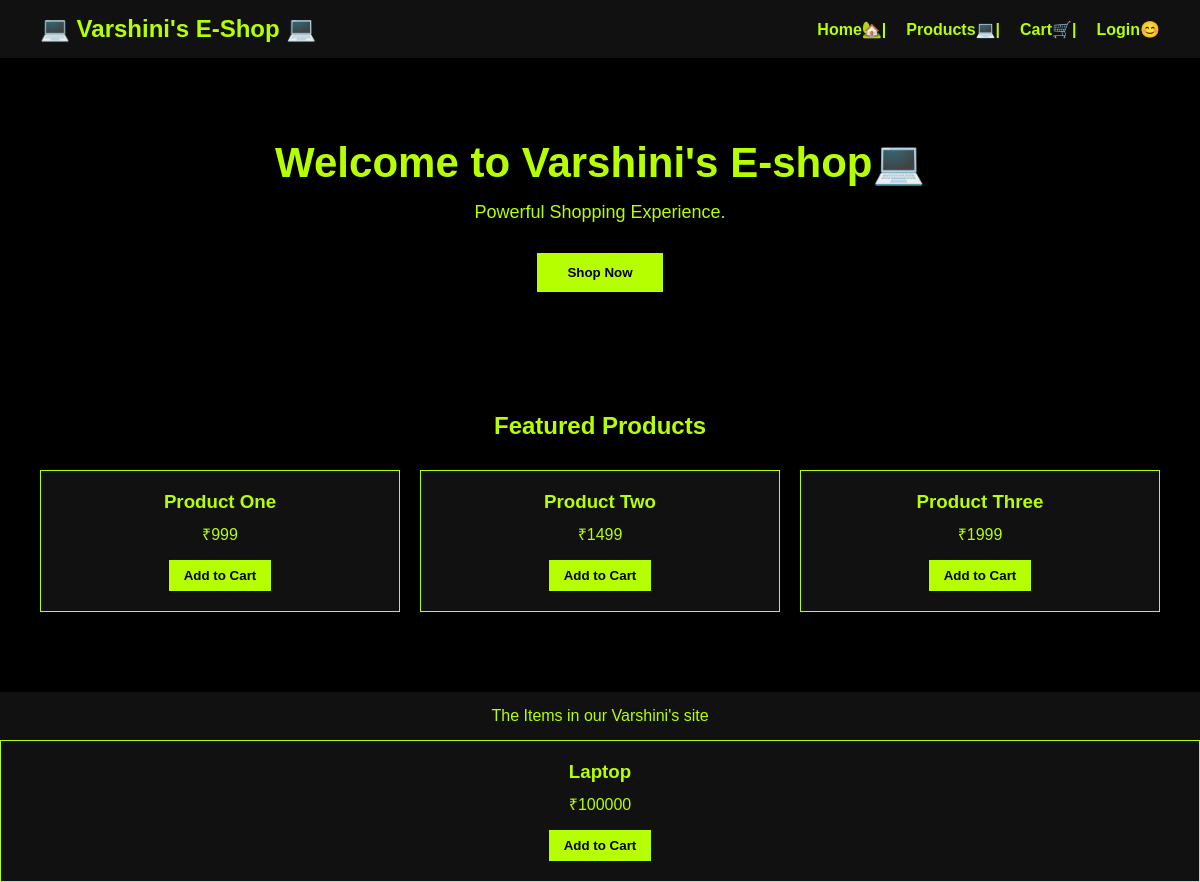
Before: / with the older database file.
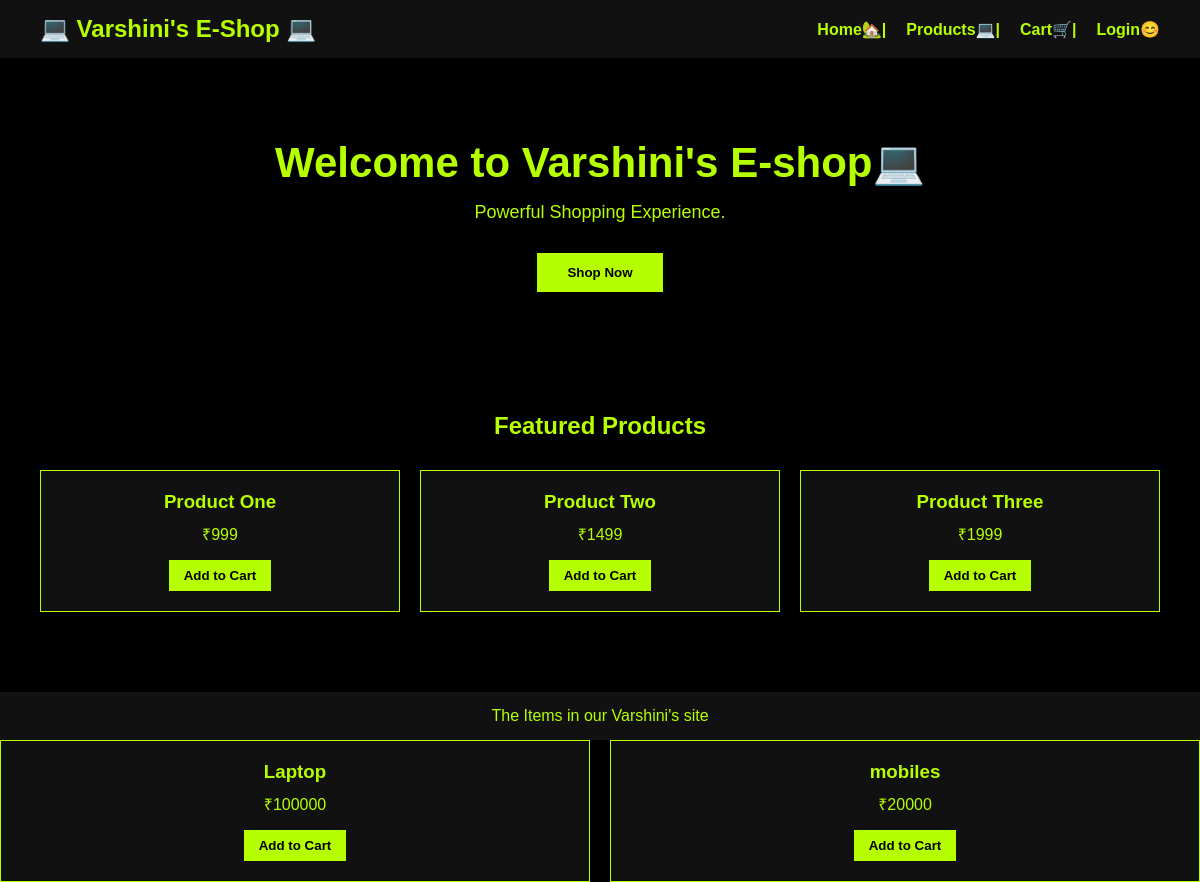
After: the same page with the newer database file.
### shop/models.py (models this page shows, shortened)
class Product(models.Model):
    name = models.CharField(max_length=200)
    price = models.IntegerField()
    description = models.TextField()
    image = models.ImageField(upload_to='products/', blank=True, null=True)

### shop/views.py (the view)
# urls.py: path('', views.home, name='home'),
def home(request):
    products = Product.objects.all()
    return render(request, 'shop/home.html', {'products': products})

### shop/templates/shop/home.html (shortened to what this page needs)
{% load static %}
<!DOCTYPE html>
<html lang="en">
<head>
    <link rel="stylesheet" href="{% static 'shop/style.css' %}">
</head>
<body>
<nav class="navbar">
    <div class="logo">💻 Varshini's E-Shop 💻</div>
    <ul class="nav-links">
        <li><a href="#">Home🏡|</a></li>
        <li><a href="#">Products💻|</a></li>
        <li><a href="#">Cart🛒|</a></li>
        <li><a href="#">Login😊</a></li>
    </ul>
</nav>
<section class="hero">
    <h1>Welcome to Varshini's E-shop💻</h1>
    <p> Powerful Shopping Experience.</p>
    <button class="btn">Shop Now</button>
</section>
<section class="products">
    <h2>Featured Products</h2>
    <div class="product-grid">
        <div class="product-card">
            <h3>Product One</h3>
            <p>₹999</p>
            <button>Add to Cart</button>
        </div>
        <div class="product-card">
            <h3>Product Two</h3>
            <p>₹1499</p>
            <button>Add to Cart</button>
        </div>
        <div class="product-card">
            <h3>Product Three</h3>
            <p>₹1999</p>
            <button>Add to Cart</button>
        </div>
    </div>
</section>
<footer>
    <p>The Items in our Varshini's site</p>
</footer>
<div class="product-grid">
    {% for product in products %}
    <div class="product-card">
        <h3>{{ product.name }}</h3>
        <p>₹{{ product.price }}</p>
        <button>Add to Cart</button>
    </div>
    {% endfor %}
</div>
</body>
</html>

### static/shop/style.css (style rules this page uses)
* { margin: 0; padding: 0; box-sizing: border-box; font-family: Arial, Helvetica, sans-serif; }
body { background-color: #000; color: #b6ff00; }
.navbar { display: flex; justify-content: space-between; align-items: center; padding: 15px 40px; background-color: #111; }
.logo { font-size: 24px; font-weight: bold; color: #b6ff00; }
.nav-links { list-style: none; display: flex; }
.nav-links li { margin-left: 20px; }
.nav-links a { color: #b6ff00; text-decoration: none; font-weight: bold; }
.hero { text-align: center; padding: 80px 20px; }
.hero h1 { font-size: 42px; margin-bottom: 15px; }
.hero p { font-size: 18px; margin-bottom: 30px; }
.btn { padding: 12px 30px; background-color: #b6ff00; color: #000; border: none; font-weight: bold; cursor: pointer; }
.products { padding: 40px; }
.products h2 { text-align: center; margin-bottom: 30px; }
.product-grid { display: grid; grid-template-columns: repeat(auto-fit, minmax(220px, 1fr)); gap: 20px; }
.product-card { background-color: #111; padding: 20px; text-align: center; border: 1px solid #b6ff00; }
.product-card h3 { margin-bottom: 10px; }
.product-card p { margin-bottom: 15px; }
.product-card button { background-color: #b6ff00; color: #000; border: none; padding: 8px 15px; cursor: pointer; font-weight: bold; }
footer { text-align: center; padding: 15px; background-color: #111; margin-top: 40px; }

Changed rows visible on the page:
added Product: name "mobiles", price "20000"
